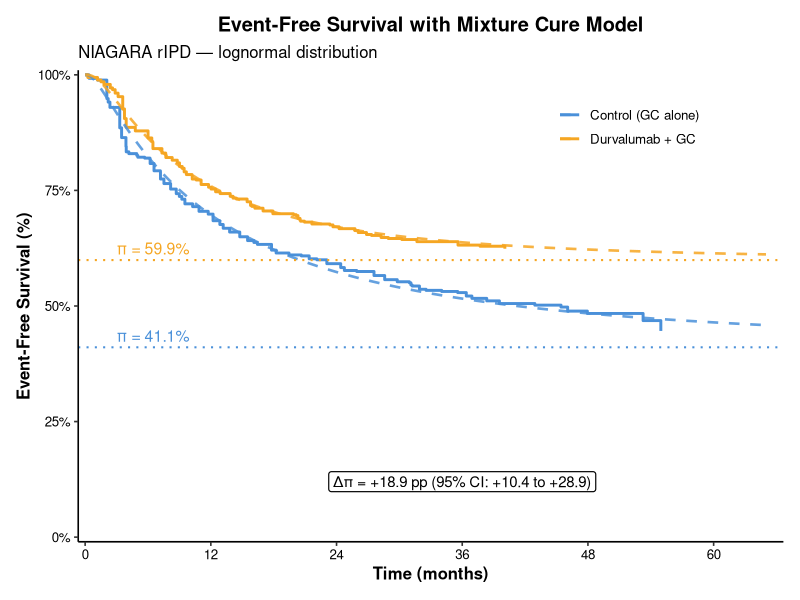

This chart was generated by the following R code:
# =============================================================================
# 01_main_analysis.R
#
# Main analysis: Kaplan-Meier, hazard ratio, mixture cure model,
# bootstrap confidence intervals, and cure regression.
#
# Input:  efs_ripd_excel.csv
# Output: outputs/tables/  outputs/figures/
# =============================================================================

required_pkgs <- c("survival", "ggplot2", "gridExtra", "scales")
for (p in required_pkgs) {
  if (!requireNamespace(p, quietly = TRUE))
    install.packages(p, repos = "https://cloud.r-project.org")
  library(p, character.only = TRUE)
}

dir.create("outputs/figures", recursive = TRUE, showWarnings = FALSE)
dir.create("outputs/tables",  recursive = TRUE, showWarnings = FALSE)

COL_CTL  <- "#4A90D9"
COL_DURV <- "#F5A623"

theme_pub <- function(base_size = 12) {
  theme_classic(base_size = base_size) +
    theme(plot.background  = element_rect(fill = "white", colour = NA),
          panel.background = element_rect(fill = "white", colour = NA),
          plot.title       = element_text(face = "bold", hjust = 0.5),
          axis.title       = element_text(face = "bold"),
          axis.text        = element_text(colour = "black"),
          legend.background = element_rect(fill = "white", colour = NA),
          legend.key       = element_rect(fill = "white", colour = NA),
          plot.margin      = margin(12, 12, 12, 12))
}


# =============================================================================
# 1. Data
# =============================================================================
df <- read.csv("efs_ripd_excel.csv", stringsAsFactors = FALSE)
df$time   <- as.numeric(df$time)
df$status <- as.integer(df$status)
df$arm    <- factor(df$arm, levels = c("Control", "Durvalumab"))

df$time <- pmax(df$time, 0.001)   # guard against t<=0 (consistent with reconstruction)
stopifnot(
  all(df$status %in% c(0L, 1L)),
  all(levels(df$arm) %in% c("Control", "Durvalumab")),
  all(df$time > 0)
)

dfC <- df[df$arm == "Control",    ]
dfT <- df[df$arm == "Durvalumab", ]

cat(sprintf("Data loaded: N=%d (Control=%d, Durvalumab=%d)\n\n",
            nrow(df), nrow(dfC), nrow(dfT)))


# =============================================================================
# 2. Kaplan-Meier and Cox regression
# =============================================================================
km  <- survfit(Surv(time, status) ~ arm, data = df)
cox <- coxph(Surv(time, status) ~ arm, data = df)
lrt <- survdiff(Surv(time, status) ~ arm, data = df)

hr    <- exp(coef(cox)["armDurvalumab"])
hr_ci <- exp(confint(cox)["armDurvalumab", ])
lrp   <- 1 - pchisq(lrt$chisq, df = 1L)

sm24  <- summary(km, times = 24)
efs24 <- setNames(sm24$surv, sub("arm=", "", as.character(sm24$strata)))
med   <- setNames(summary(km)$table[, "median"],
                  sub("arm=", "", rownames(summary(km)$table)))

cat(sprintf("HR: %.2f (95%% CI: %.2f-%.2f), log-rank p%s\n",
            hr, hr_ci[1], hr_ci[2],
            ifelse(lrp < 0.001, "<0.001", sprintf("=%.4f", lrp))))

# KM summary table
km_tbl <- data.frame(
  Arm       = c("Control", "Durvalumab"),
  N         = c(nrow(dfC), nrow(dfT)),
  Events    = c(sum(dfC$status), sum(dfT$status)),
  EFS_24mo  = round(efs24[c("Control", "Durvalumab")] * 100, 1),
  Median_EFS = c(round(med["Control"], 1),
                 ifelse(is.na(med["Durvalumab"]) | is.infinite(med["Durvalumab"]),
                        NA, round(med["Durvalumab"], 1)))
)
write.csv(km_tbl, "outputs/tables/Table_KM.csv", row.names = FALSE)

# KM plot (base Figure 1 -- cure model overlay added after model fitting)
km_sm  <- summary(km)
km_df  <- data.frame(
  time = km_sm$time,
  surv = km_sm$surv,
  arm  = sub("arm=", "", as.character(km_sm$strata))
)
km_df$arm <- factor(km_df$arm, levels = c("Control", "Durvalumab"))

# Prepend time=0 for each arm
km_df <- rbind(
  data.frame(time = 0, surv = 1, arm = "Control"),
  data.frame(time = 0, surv = 1, arm = "Durvalumab"),
  km_df
)
km_df$arm <- factor(km_df$arm, levels = c("Control", "Durvalumab"))


# =============================================================================
# 3. Mixture cure model
# =============================================================================

inv_logit <- function(z) 1 / (1 + exp(-z))

# Negative log-likelihood functions
nll_weibull <- function(par, t, ev) {
  pi    <- pmin(pmax(inv_logit(par[1]), 1e-9), 1 - 1e-9)
  shape <- exp(par[2]); scale <- exp(par[3]); t <- pmax(t, 1e-12)
  Su <- exp(-(t / scale)^shape)
  fu <- (shape / scale) * (t / scale)^(shape - 1) * Su
  lik <- ifelse(ev, (1 - pi) * fu, pi + (1 - pi) * Su)
  -sum(log(pmax(lik, 1e-300)))
}

nll_loglogistic <- function(par, t, ev) {
  pi    <- pmin(pmax(inv_logit(par[1]), 1e-9), 1 - 1e-9)
  shape <- exp(par[2]); scale <- exp(par[3]); t <- pmax(t, 1e-12)
  Su <- 1 / (1 + (t / scale)^shape)
  fu <- (shape / scale) * (t / scale)^(shape - 1) / (1 + (t / scale)^shape)^2
  lik <- ifelse(ev, (1 - pi) * fu, pi + (1 - pi) * Su)
  -sum(log(pmax(lik, 1e-300)))
}

nll_lognormal <- function(par, t, ev) {
  pi    <- pmin(pmax(inv_logit(par[1]), 1e-9), 1 - 1e-9)
  mu    <- par[2]; sigma <- exp(par[3]); t <- pmax(t, 1e-12)
  Su <- 1 - plnorm(t, mu, sigma)
  fu <- dlnorm(t, mu, sigma)
  lik <- ifelse(ev, (1 - pi) * fu, pi + (1 - pi) * Su)
  -sum(log(pmax(lik, 1e-300)))
}

fit_cure <- function(t, ev, dist) {
  med_t <- max(median(t[ev == 1L], na.rm = TRUE), 0.1)
  if (dist == "weibull") {
    fn  <- nll_weibull
    par <- c(0, log(1), log(med_t))
    lo  <- c(-10, log(0.1), log(0.1))
    hi  <- c( 10, log(10),  log(200))
  } else if (dist == "loglogistic") {
    fn  <- nll_loglogistic
    par <- c(0, log(2), log(med_t))
    lo  <- c(-10, log(0.1), log(0.1))
    hi  <- c( 10, log(10),  log(200))
  } else {
    fn  <- nll_lognormal
    par <- c(0, log(med_t), log(1))
    lo  <- c(-10, -5, log(0.05))
    hi  <- c( 10, 10, log(5))
  }
  opt <- tryCatch(
    optim(par, fn, t = t, ev = ev, method = "L-BFGS-B",
          lower = lo, upper = hi),
    error = function(e) NULL)
  if (is.null(opt)) return(NULL)
  pi  <- inv_logit(opt$par[1])
  ll  <- -opt$value
  list(dist = dist, pi = pi, par = opt$par,
       aic_arm = -2 * ll + 2 * 3)   # per-arm AIC (3 params)
}

# Survival prediction
S_pred <- function(t, fit) {
  pi <- fit$pi
  p  <- fit$par
  Su <- switch(fit$dist,
    weibull     = exp(-(t / exp(p[3]))^exp(p[2])),
    loglogistic = 1 / (1 + (t / exp(p[3]))^exp(p[2])),
    lognormal   = 1 - plnorm(pmax(t, 1e-12), p[2], exp(p[3]))
  )
  pi + (1 - pi) * Su
}

cat("\nFitting mixture cure models (3 distributions)...\n")
dists <- c("weibull", "loglogistic", "lognormal")
fits  <- list()

for (dist in dists) {
  fC <- fit_cure(dfC$time, dfC$status, dist)
  fT <- fit_cure(dfT$time, dfT$status, dist)
  if (!is.null(fC) && !is.null(fT)) {
    fits[[dist]] <- list(C = fC, T = fT,
                         delta = fT$pi - fC$pi,
                         aic   = fC$aic_arm + fT$aic_arm)
    cat(sprintf("  %-12s  pi_Control=%.3f  pi_Durv=%.3f  delta=+%.3f  AIC=%.1f\n",
                dist, fC$pi, fT$pi, fT$pi - fC$pi,
                fC$aic_arm + fT$aic_arm))
  }
}

best_dist <- names(which.min(sapply(fits, `[[`, "aic")))
best      <- fits[[best_dist]]
cat(sprintf("\nBest distribution (AIC): %s\n", best_dist))

# Model selection table
sel_tbl <- do.call(rbind, lapply(names(fits), function(d) {
  f <- fits[[d]]
  data.frame(Distribution   = d,
             pi_Control_pct = round(f$C$pi * 100, 1),
             pi_Durv_pct    = round(f$T$pi * 100, 1),
             Delta_pi_pp    = round(f$delta * 100, 1),
             AIC            = round(f$aic, 1),
             Best           = d == best_dist)
}))
write.csv(sel_tbl, "outputs/tables/Table_ModelSelection.csv", row.names = FALSE)


# =============================================================================
# 4. Bootstrap CI (B = 1000)
# =============================================================================
cat("\nBootstrap CI (B=1000)...\n")

set.seed(123)
B       <- 1000L
pi_C_b  <- numeric(B); pi_T_b <- numeric(B); dlt_b <- numeric(B)

for (b in seq_len(B)) {
  idxC <- sample(nrow(dfC), replace = TRUE)
  idxT <- sample(nrow(dfT), replace = TRUE)
  fC_b <- tryCatch(fit_cure(dfC$time[idxC], dfC$status[idxC], best_dist),
                   error = function(e) NULL)
  fT_b <- tryCatch(fit_cure(dfT$time[idxT], dfT$status[idxT], best_dist),
                   error = function(e) NULL)
  pi_C_b[b] <- if (!is.null(fC_b)) fC_b$pi else NA_real_
  pi_T_b[b] <- if (!is.null(fT_b)) fT_b$pi else NA_real_
  dlt_b[b]  <- if (!is.null(fC_b) && !is.null(fT_b)) fT_b$pi - fC_b$pi else NA_real_
}

ok <- !is.na(dlt_b)
cat(sprintf("  Converged: %d / %d\n", sum(ok), B))

ci <- function(x, valid) quantile(x[valid], c(0.025, 0.975))
ci_C   <- ci(pi_C_b, !is.na(pi_C_b))
ci_T   <- ci(pi_T_b, !is.na(pi_T_b))
ci_dlt <- ci(dlt_b, ok)

cat(sprintf("  pi_Control:    %.3f (95%% CI: %.3f-%.3f)\n",
            best$C$pi, ci_C[1], ci_C[2]))
cat(sprintf("  pi_Durvalumab: %.3f (95%% CI: %.3f-%.3f)\n",
            best$T$pi, ci_T[1], ci_T[2]))
cat(sprintf("  Delta-pi:      +%.3f (95%% CI: +%.3f to +%.3f)\n",
            best$delta, ci_dlt[1], ci_dlt[2]))

cure_tbl <- data.frame(
  Group            = c("Control", "Durvalumab", "Difference (Delta-pi)"),
  CureFraction_pct = round(c(best$C$pi, best$T$pi, best$delta) * 100, 1),
  CI95_lower_pct   = round(c(ci_C[1], ci_T[1], ci_dlt[1]) * 100, 1),
  CI95_upper_pct   = round(c(ci_C[2], ci_T[2], ci_dlt[2]) * 100, 1),
  Distribution     = best_dist
)
write.csv(cure_tbl, "outputs/tables/Table_CureFraction.csv", row.names = FALSE)


# =============================================================================
# 5. Cure regression
# =============================================================================
# Cure regression latency component: log-normal (plnorm/dlnorm) throughout.
# This matches the published analysis in which log-normal was identified as the
# best-fitting distribution above. If best_dist != "lognormal" in your data,
# creg_C/creg_T supply valid log-normal initial values (par[2]=mu, par[3]=log(sigma))
# so the optimiser starts in the correct parameter space.
if (best_dist == "lognormal") {
  creg_C <- best$C;  creg_T <- best$T
} else {
  creg_C <- fit_cure(dfC$time, dfC$status, "lognormal")
  creg_T <- fit_cure(dfT$time, dfT$status, "lognormal")
  if (is.null(creg_C) || is.null(creg_T))
    stop("Log-normal fit required for cure regression initialisation failed.")
  message(sprintf(
    "Note: cure regression uses log-normal latency; best_dist = '%s' in main analysis.",
    best_dist))
}
cat("\nCure regression (log-normal latency, 3 nested models)...\n")

nll_creg <- function(par, t, ev, x, model) {
  # Latency: log-normal (mu = a0 + a1*x, sigma = exp(ls)). Intentionally fixed.
  t <- pmax(as.numeric(t), 1e-12)
  if (model == "cure_only") {
    b0 <- par[1]; b1 <- par[2]; a0 <- par[3]; a1 <- 0;      ls <- par[4]; np <- 4L
  } else if (model == "latency_only") {
    b0 <- par[1]; b1 <- 0;      a0 <- par[2]; a1 <- par[3]; ls <- par[4]; np <- 4L
  } else {
    b0 <- par[1]; b1 <- par[2]; a0 <- par[3]; a1 <- par[4]; ls <- par[5]; np <- 5L
  }
  pi <- pmin(pmax(inv_logit(b0 + b1 * x), 1e-9), 1 - 1e-9)
  mu <- a0 + a1 * x; sigma <- exp(ls)
  Su <- 1 - plnorm(t, mu, sigma); fu <- dlnorm(t, mu, sigma)
  lik <- ifelse(ev, (1 - pi) * fu, pi + (1 - pi) * Su)
  (-sum(log(pmax(lik, 1e-300))))
}

fit_creg <- function(model) {
  x   <- as.integer(df$arm == "Durvalumab")
  b0i <- qlogis(creg_C$pi); b1i <- qlogis(creg_T$pi) - b0i
  a0i <- creg_C$par[2];     a1i <- creg_T$par[2] - a0i
  lsi <- log(mean(c(exp(creg_C$par[3]), exp(creg_T$par[3]))))

  if (model == "cure_only") {
    init <- c(b0i, b1i, a0i, lsi)
    lo   <- c(-10, -10, -10, log(0.05)); hi <- c(10, 10, 10, log(5))
  } else if (model == "latency_only") {
    init <- c(b0i, a0i, a1i, lsi)
    lo   <- c(-10, -10, -10, log(0.05)); hi <- c(10, 10, 10, log(5))
  } else {
    init <- c(b0i, b1i, a0i, a1i, lsi)
    lo   <- c(-10, -10, -10, -10, log(0.05)); hi <- c(10, 10, 10, 10, log(5))
  }

  obj <- function(par) nll_creg(par, df$time, df$status, x, model)
  opt <- tryCatch(
    optim(init, obj, method = "L-BFGS-B", lower = lo, upper = hi),
    error = function(e) NULL)
  if (is.null(opt)) return(NULL)

  np  <- if (model == "both") 5L else 4L
  ll  <- -opt$value
  aic <- -2 * ll + 2 * np

  par <- opt$par
  if (model == "cure_only") {
    piC <- inv_logit(par[1]); piT <- inv_logit(par[1] + par[2])
  } else if (model == "latency_only") {
    piC <- inv_logit(par[1]); piT <- piC
  } else {
    piC <- inv_logit(par[1]); piT <- inv_logit(par[1] + par[2])
  }
  list(model = model, piC = piC, piT = piT, delta = piT - piC,
       aic = aic, np = np, ll = ll)
}

r_co  <- fit_creg("cure_only")
r_lo  <- fit_creg("latency_only")
r_bo  <- fit_creg("both")

models_ok <- Filter(Negate(is.null), list(r_co, r_lo, r_bo))
if (length(models_ok) == 0L) stop("All cure regression models failed.")

aic_v     <- sapply(models_ok, `[[`, "aic")
daic      <- aic_v - min(aic_v)
w_aic     <- exp(-0.5 * daic) / sum(exp(-0.5 * daic))

creg_tbl <- data.frame(
  Model             = sapply(models_ok, `[[`, "model"),
  pi_Control_pct    = round(sapply(models_ok, `[[`, "piC") * 100, 1),
  pi_Durvalumab_pct = round(sapply(models_ok, `[[`, "piT") * 100, 1),
  Delta_pi_pp       = round(sapply(models_ok, `[[`, "delta") * 100, 1),
  AIC               = round(aic_v, 1),
  Delta_AIC         = round(daic, 1),
  Akaike_weight_pct = round(w_aic * 100, 1)
)
write.csv(creg_tbl, "outputs/tables/Table_CureRegression.csv", row.names = FALSE)

cat("\nCure regression results:\n")
print(creg_tbl[, c("Model", "AIC", "Delta_AIC", "Akaike_weight_pct")])
if (length(daic) >= 2L)
  cat(sprintf("\n  Note: \u0394AIC between best and second-best = %.1f\n",
              sort(daic)[2L]))


# =============================================================================
# 6. Figures
# =============================================================================

# -- Figure 1: KM with cure model overlay ------------------------------------
grid_t <- seq(0.01, 65, length.out = 500)
mod_df <- rbind(
  data.frame(time = grid_t,
             surv = S_pred(grid_t, best$C),
             arm  = "Control"),
  data.frame(time = grid_t,
             surv = S_pred(grid_t, best$T),
             arm  = "Durvalumab")
)
mod_df$arm <- factor(mod_df$arm, levels = c("Control", "Durvalumab"))

fig1 <- ggplot() +
  geom_step(data = km_df,
            aes(x = time, y = surv * 100, colour = arm),
            linewidth = 1.0) +
  geom_line(data = mod_df,
            aes(x = time, y = surv * 100, colour = arm),
            linetype = "dashed", linewidth = 0.9, alpha = 0.85) +
  geom_hline(yintercept = best$C$pi * 100,
             linetype = "dotted", colour = COL_CTL, linewidth = 0.7) +
  geom_hline(yintercept = best$T$pi * 100,
             linetype = "dotted", colour = COL_DURV, linewidth = 0.7) +
  annotate("text", x = 3, y = best$C$pi * 100 + 2.5, hjust = 0, size = 4,
           colour = COL_CTL,
           label = sprintf("\u03c0 = %.1f%%", best$C$pi * 100)) +
  annotate("text", x = 3, y = best$T$pi * 100 + 2.5, hjust = 0, size = 4,
           colour = COL_DURV,
           label = sprintf("\u03c0 = %.1f%%", best$T$pi * 100)) +
  annotate("label", x = 36, y = 12, hjust = 0.5, size = 3.8,
           fill = "white", label.size = 0.4,
           label = sprintf("\u0394\u03c0 = +%.1f pp (95%% CI: +%.1f to +%.1f)",
                           best$delta * 100,
                           ci_dlt[1] * 100, ci_dlt[2] * 100)) +
  scale_colour_manual(values = c(Control = COL_CTL, Durvalumab = COL_DURV),
                      labels = c("Control (GC alone)", "Durvalumab + GC")) +
  scale_x_continuous(breaks = seq(0, 60, 12), limits = c(0, 66),
                     expand = c(0.01, 0)) +
  scale_y_continuous(limits = c(0, 100),
                     labels = function(x) paste0(x, "%"),
                     expand = c(0.01, 0)) +
  labs(x = "Time (months)", y = "Event-Free Survival (%)", colour = NULL,
       title = "Event-Free Survival with Mixture Cure Model",
       subtitle = sprintf("NIAGARA rIPD — %s distribution", best_dist)) +
  theme_pub() +
  theme(legend.position = c(0.78, 0.88))

ggsave("outputs/figures/Fig1_KM_CureModel.png", fig1,
       width = 10, height = 7, dpi = 300, bg = "white")

# -- Figure 2: Cure regression model comparison ------------------------------
creg_df <- creg_tbl
creg_df$Model_f <- factor(
  creg_df$Model,
  levels = c("cure_only", "latency_only", "both"),
  labels = c("Cure effect\nonly", "Latency effect\nonly", "Both\neffects"))

fig2a <- ggplot(creg_df, aes(x = Model_f, y = Delta_AIC,
                              colour = Delta_AIC == 0)) +
  geom_segment(aes(xend = Model_f, y = 0, yend = Delta_AIC), linewidth = 1.5) +
  geom_point(size = 5) +
  geom_text(aes(label = sprintf("AIC=%.1f\n(\u0394+%.1f)", AIC, Delta_AIC)),
            vjust = -0.5, size = 3.5, colour = "black") +
  scale_colour_manual(values = c("TRUE" = COL_DURV, "FALSE" = "gray55"),
                      guide = "none") +
  scale_y_continuous(limits = c(-1, max(creg_df$Delta_AIC) + 4),
                     expand = c(0, 0)) +
  labs(x = NULL, y = "\u0394AIC from best model",
       title = "Cure regression model comparison") +
  theme_pub()

arm_long <- rbind(
  data.frame(Model_f = creg_df$Model_f,
             pi_pct  = creg_df$pi_Control_pct, Arm = "Control"),
  data.frame(Model_f = creg_df$Model_f,
             pi_pct  = creg_df$pi_Durvalumab_pct, Arm = "Durvalumab"))
arm_long$Arm <- factor(arm_long$Arm, levels = c("Control", "Durvalumab"))

fig2b <- ggplot(arm_long, aes(x = Model_f, y = pi_pct, fill = Arm)) +
  geom_col(position = position_dodge(0.7), width = 0.6,
           colour = "black", linewidth = 0.3) +
  geom_text(aes(label = sprintf("%.1f%%", pi_pct)),
            position = position_dodge(0.7), vjust = -0.3, size = 3.5) +
  scale_fill_manual(values = c(Control = COL_CTL, Durvalumab = COL_DURV)) +
  scale_y_continuous(limits = c(0, max(arm_long$pi_pct) + 12), expand = c(0, 0),
                     labels = function(x) paste0(x, "%")) +
  labs(x = NULL, y = "Cure fraction (%)", fill = NULL,
       title = "Estimated cure fractions by model") +
  theme_pub() + theme(legend.position = "top")

fig2 <- gridExtra::arrangeGrob(fig2a, fig2b, ncol = 2)
ggsave("outputs/figures/Fig2_CureRegression.png", fig2,
       width = 11, height = 6, dpi = 300, bg = "white")

cat("\nOutputs saved to outputs/tables/ and outputs/figures/\n")
